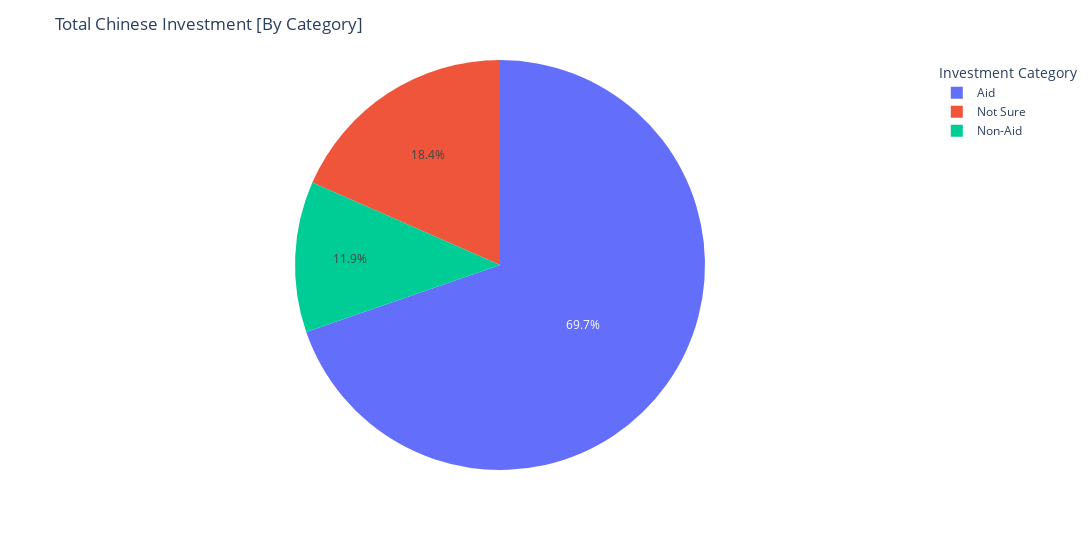

This figure's notebook cell:
### Markdown cell above
#### The following Pie Chart gives us a look into the proportion of each category.

Seems like most investments done fall under the *Aid* category.

### Code cell
values = ms['flow_class'].value_counts()
class_ = pd.unique(ms['flow_class'])

fig = px.pie(ms, values=values, labels=class_, names = class_)
fig.update_layout(
    width=1850, height=550,
    title = "Total Chinese Investment [By Category]",
    legend_title_text='Investment Category',
    showlegend=True
    
)

fig.show()

### Figure 1 — Plotly figure (JSON) as saved in the notebook; plotly's stock layout.template omitted (floating-point values rounded to 4 significant figures)
{"data": [{"domain": {"x": [0, 1], "y": [0, 1]}, "hovertemplate": "label=%{label}<br>value=%{value}<extra></extra>", "labels": ["Aid", "Not Sure", "Non-Aid"], "legendgroup": "", "name": "", "showlegend": true, "type": "pie", "values": [4315, 1140, 735]}], "layout": {"height": 550, "legend": {"title": {"text": "Investment Category"}, "tracegroupgap": 0}, "margin": {"t": 60}, "showlegend": true, "title": {"text": "Total Chinese Investment [By Category]"}, "width": 1850}}
